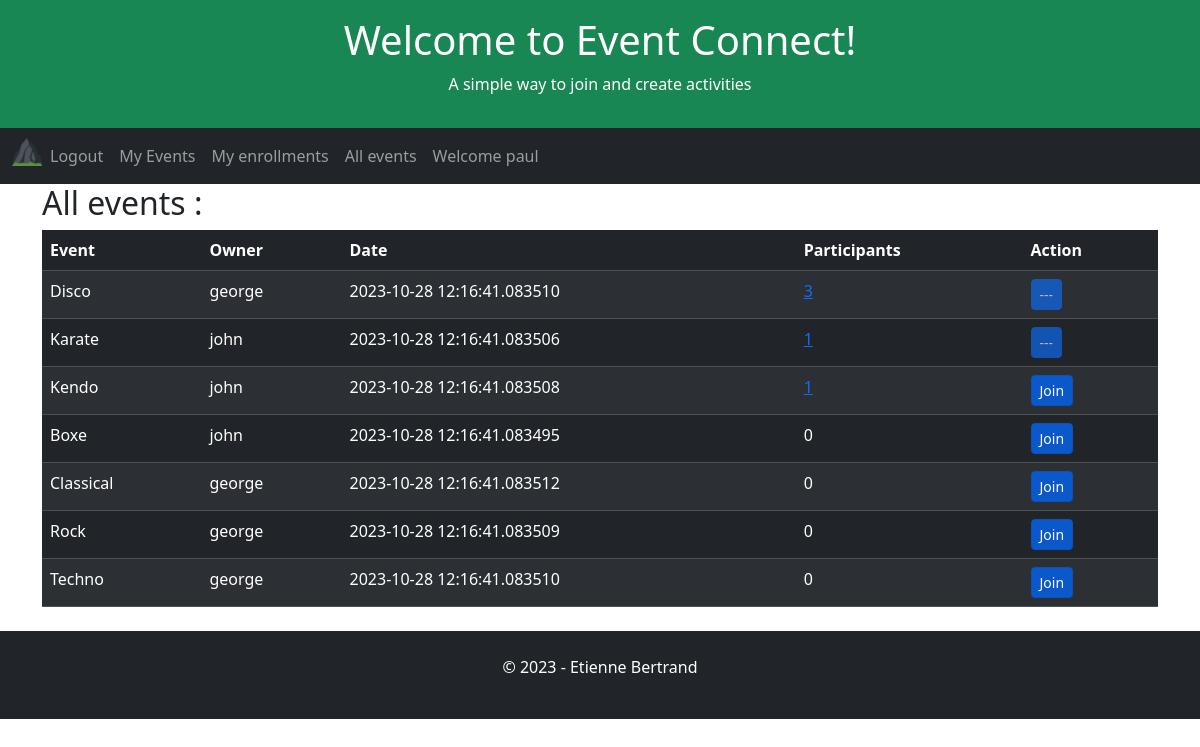
Page /all-events (signed in) on the committed database.
### app/models.py (models this page shows, shortened)
class User(UserMixin, db.Model):
    id = db.Column(db.Integer, primary_key=True)
    username = db.Column(db.String(64), index=True, unique=True)
    email = db.Column(db.String(120), index=True, unique=True)
    password_hash = db.Column(db.String(128))

class Event(db.Model):
    id = db.Column(db.Integer, primary_key=True)
    user_id = db.Column(db.Integer, db.ForeignKey('user.id', name='fk_event_user'), nullable=False)
    title = db.Column(db.String(255), nullable=False)
    date = db.Column(db.DateTime, index=True, default=datetime.utcnow)

### app/routes.py (the view)
@app.route('/all-events', methods=['GET', 'POST', 'UPDATE'])
@login_required
def allEvents():
    global appName, appSlogan, appTitle, db
    userEnrollmentsAlias = alias(Enrollment)
    allEvents = db.session.query(
        Event.user_id,
        Event.id,
        User.username.label("owner"),
        Event.date,
        Event.title,
        userEnrollmentsAlias.c.user_id.label('can_join'),
        func.count(Enrollment.user_id).label('participants')
    ).outerjoin(User, Event.user_id == User.id
    ).outerjoin(Enrollment, Event.id == Enrollment.event_id
    ).outerjoin(userEnrollmentsAlias, and_(userEnrollmentsAlias.c.user_id == current_user.id, Event.id == userEnrollmentsAlias.c.event_id)
    ).group_by(
        Event.user_id,
        Event.date,
        Event.title,
        userEnrollmentsAlias.c.user_id
    ).order_by(
         func.count(Enrollment.user_id).label('participants').desc(),
         Event.title
    ).all()
    return render_template(
        'all-events.html',
        appName=appName,
        appTitle=appTitle,
        appSlogan=appSlogan,
        allEvents=allEvents
    )

### app/__init__.py (called while the page is built)
    def _fk_pragma_on_connect(dbapi_con, con_record):  # noqa
        dbapi_con.execute('pragma foreign_keys=ON')

### app/models.py (called while the page is built)
@login.user_loader
def load_user(id):
    return User.query.get(int(id))

### app/templates/all-events.html (shortened to what this page needs)
{% extends "home.html" %}
{% block content %}
    <h2>All events :</h2>
        <table class="table table-dark table-hover table-striped">
            <thead>
            <tr>
                <th>Event</th>
                <th>Owner</th>
                <th>Date</th>
                <th>Participants</th>
                <th>Action</th>
            </tr>
            </thead>
            <tbody>
                {% for event in allEvents %}
                    <tr>
                        <td>{{ event.title }}</td>
                        <td>{{ event.owner }}</td>
                        <td>{{ event.date }}</td>
                        {% if event.participants > 0 %}
                        <td><a href="{{ url_for('eventEnrollments') }}/{{event.id}}" aria-pressed="true">{{ event.participants }}</a></td>
                        {% else %}
                        <td>{{ event.participants }}</td>
                    {% endif %}
                        <td>
                            <form method="POST" action="{{ url_for('enrollment')}}">
                                {% if event.can_join == None %}
                                <button type="submit" class="btn btn-primary btn-sm active" role="button" aria-pressed="true">Join</button>
                                {% else %}
                                <button type="submit" class="btn btn-primary btn-sm disabled" role="button" aria-pressed="true">---</button>
                                {% endif %}
                            </form>
                        </td>
                    </tr>
                {% endfor %}
            </tbody>
        </table>
{% endblock %}

### app/templates/home.html (shortened to what this page needs)
<!DOCTYPE html>
<html lang="en">
<head>
    <link href="https://cdn.jsdelivr.net/npm/bootstrap@5.3.2/dist/css/bootstrap.min.css" rel="stylesheet">
</head>
<body>
    <div class="p-3 bg-success text-white text-center">
    {% if appTitle %}
        <h1>{{ appTitle }}</h1>
        {% else %}
        <h1>hard coded appTitle xyz</h1>
    {% endif %}
    {% if appSlogan %}
        <p>{{ appSlogan }}</p>
        {% else %}
        <p>hard coded appSlogan xyz</p>
    {% endif %}
    </div>
    <nav class="navbar navbar-expand-lg bg-dark navbar-dark">
        <div class="container-fluid">
            <div class="collapse navbar-collapse" id="navbarNav">
            <ul class="navbar-nav">
                <li class="nav-item">
                    <a class="nav-brand" href="{{ url_for('index') }}">
                        <img src="{{ url_for('static', filename='/favicon_io/favicon-32x32.png') }}" width="30" height="30" alt="">
                    </a>
                </li>
                {% if current_user.is_anonymous %}
                <li class="nav-item">
                <a class="nav-link" href="{{ url_for('login') }}">Login</a>
                </li>
                <li class="nav-item">
                    <a class="nav-link" href="{{ url_for('register') }}">Subscribe</a>
                </li>
                {% else %}
                <li class="nav-item">
                    <a class="nav-link" href="{{ url_for('logout') }}">Logout</a>
                </li>
                <li class="nav-item">
                    <a class="nav-link" href="{{ url_for('userEvents') }}">My Events</a>
                </li>
                <li class="nav-item">
                    <a class="nav-link" href="{{ url_for('userEnrollments') }}">My enrollments</a>
                <li class="nav-item">
                    <a class="nav-link" href="{{ url_for('allEvents') }}">All events</a>
                </li>
                <li class="nav-item">
                    <a class="nav-link" href="{{ url_for('index') }}">Welcome {{ current_user.username }}</a>
                </li>
                {% endif %}
            </ul>
            </div>
        </div>
    </nav>
    <div class="container">
        {% block content %}{% endblock %}
    </div>
    <div class="mt-4 p-4 bg-dark text-white text-center">
    <p>© 2023 - Etienne Bertrand</p>
    </div>
</body>
</html>

### rows in the picture
User: username "paul"
Event: title "Disco", owner "george", date "2023-10-28 12:16:41.083510", participants "3"
Event: title "Karate", owner "john", date "2023-10-28 12:16:41.083506", participants "1"
Event: title "Kendo", owner "john", date "2023-10-28 12:16:41.083508", participants "1", shows "Join"
Event: title "Boxe", owner "john", date "2023-10-28 12:16:41.083495", participants "0", shows "Join"
Event: title "Classical", owner "george", date "2023-10-28 12:16:41.083512", participants "0", shows "Join"
Event: title "Rock", owner "george", date "2023-10-28 12:16:41.083509", participants "0", shows "Join"
Event: title "Techno", owner "george", date "2023-10-28 12:16:41.083510", participants "0", shows "Join"

### other values in the picture
{{ appTitle }} "Welcome to Event Connect!"
{{ appSlogan }} "A simple way to join and create activities"
